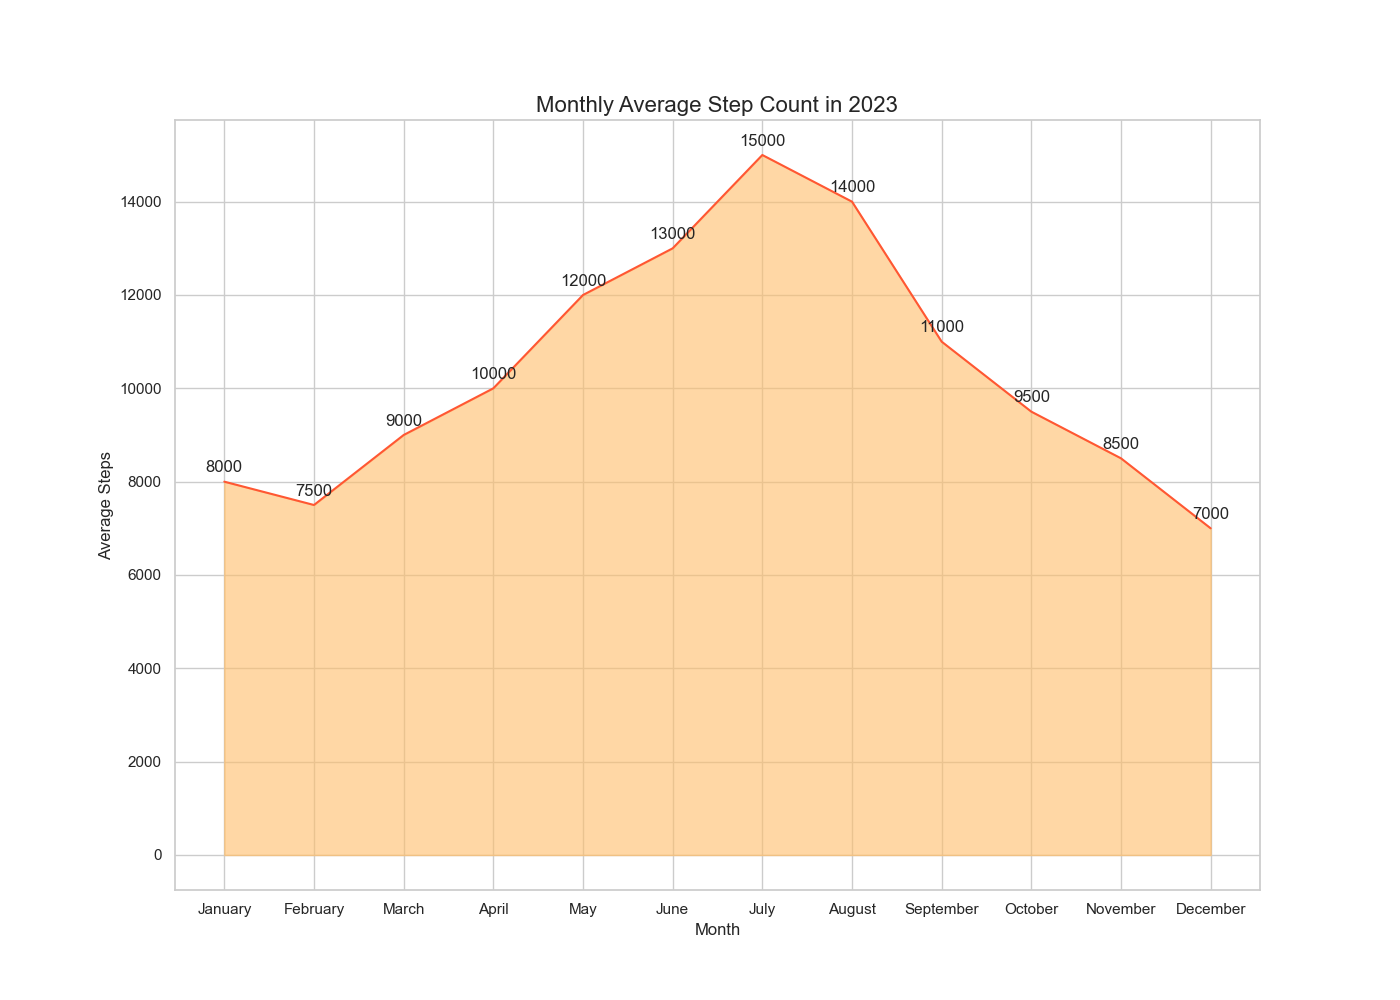

The Python source for this figure:

import seaborn as sns
import pandas as pd
import matplotlib.pyplot as plt

data = {
    'Month': ['January', 'February', 'March', 'April', 'May', 'June', 'July', 'August', 'September', 'October', 'November', 'December'],
    'AverageSteps': [8000, 7500, 9000, 10000, 12000, 13000, 15000, 14000, 11000, 9500, 8500, 7000]
}
df = pd.DataFrame(data)
df['Month'] = pd.Categorical(df['Month'], categories=data['Month'], ordered=True)

plt.figure(figsize=(14, 10))
sns.set_theme(style="whitegrid")
area_chart = sns.lineplot(data=df, x='Month', y='AverageSteps', sort=False, lw=1.5, color='#FF5733')

plt.fill_between(x=df['Month'], y1=df['AverageSteps'], color='#FFBD69', alpha=0.6)

for i in range(df.shape[0]):
    plt.text(df['Month'][i], df['AverageSteps'][i] + 200, str(df['AverageSteps'][i]), horizontalalignment='center')

area_chart.set_xlabel('Month')
area_chart.set_ylabel('Average Steps')
area_chart.set_title('Monthly Average Step Count in 2023', fontsize=16)

plt.show()
